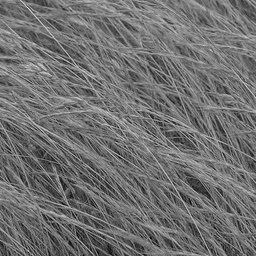
#> input picture RWTH CV Exercises/exercise-1-solution/grass.jpg, 256 x 256 px
$ jupyter execute 02_fourier.ipynb   (shell and % lines are left out)
#> lines starting #> are read from the running program, lines starting #| are printed output that depends on the picture
# Fourier transform

In this part, we look at the effect of filtering in Fourier space.

This gives us a different way of looking at images and yields deeper insights to what is going on when we apply a filter or downsample an image.

[cell 1]
import matplotlib as mpl
import matplotlib.pyplot as plt
import scipy.signal
import numpy as np
from scipy import ndimage
#import cv2
import sys
import math
#import cv2
ros_path = '/opt/ros/kinetic/lib/python2.7/dist-packages'

if ros_path in sys.path:

    sys.path.remove(ros_path)

import cv2

sys.path.append('/opt/ros/kinetic/lib/python2.7/dist-packages')

## Some convenience functions

[cell 2]
def imread_gray(filename):
    """Read grayscale image from our data directory."""
#> called with filename = 'grass.jpg'
    return cv2.imread(filename, cv2.IMREAD_GRAYSCALE).astype(np.float32)
#> returned value: shape (256, 256) float32; min 6, max 224, mean 112.4
#> call 2 of imread_gray, with filename = 'zebras.jpg'
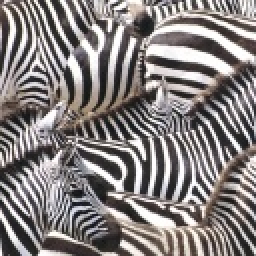
#> input picture RWTH CV Exercises/exercise-1-solution/zebras.jpg, 128 x 128 px (shown 2 times larger)

def convolve_with_two(image, kernel1, kernel2):
    """Apply two filters, one after the other."""
    image = ndimage.convolve(image, kernel1, mode='wrap')
    image = ndimage.convolve(image, kernel2, mode='wrap')
    return image

def fourier_spectrum(im):
    normalized_im = im / np.sum(im)
    f = np.fft.fft2(normalized_im)
    return np.fft.fftshift(f)

def log_magnitude_spectrum(im):
    return np.log(np.abs(fourier_spectrum(im))+1e-8)

def plot_with_spectra(images, titles):
    """Plots a list of images in the first column and the logarithm of their
    magnitude spectrum in the second column."""

    assert len(images) == len(titles)
    n_cols = 2
    n_rows = len(images)
#> n_rows = 3
    fig, axes = plt.subplots(
        n_rows, 2, figsize=(n_cols * 4, n_rows * 4),
        squeeze=False)

    spectra = [log_magnitude_spectrum(im) for im in images]
#> spectra = 3 items

    lower = min(np.percentile(s, 0.1) for s in spectra)
#> lower = -15.65
    upper = min(np.percentile(s, 99.999) for s in spectra)
#> upper = -2.53
    normalizer = mpl.colors.Normalize(vmin=lower, vmax=upper)

    for ax, image, spectrum, title in zip(axes, images, spectra, titles):
        ax[0].imshow(image, cmap='gray')
        ax[0].set_title(title)
        ax[0].set_axis_off()
        c = ax[1].imshow(spectrum, norm=normalizer, cmap='viridis')
        ax[1].set_title('Log magnitude spectrum')
        ax[1].set_axis_off()
#> this loop made 3 passes
#> title on passes 1 to 3: 'Grass image', 'Zebra image', 'Pattern image'

    fig.tight_layout()

def generate_pattern():
    x = np.linspace(0, 1, 256, endpoint=False)
    y = np.sin(x**2 * 16 * np.pi)
    return np.outer(y,y)/2+0.5

im_grass = imread_gray('grass.jpg')
im_zebras = imread_gray('zebras.jpg')
im_pattern = generate_pattern()

## Plotting demo
This is how you can load example images and plot the logarithm of its magnitude spectrum.

Low frequencies appear near the center and higher frequencies towards the outside.

Greener (lighter) colors mean higher values. The color scale is consistent within the subplots of a single plot, but may differ in different plots.

[cell 3]
plot_with_spectra([im_grass, im_zebras, im_pattern], ['Grass image', 'Zebra image', 'Pattern image'])

## (a) Blurring

Consider one of the images (`im_grass` is a good choice).

### i)
Implement `filter_box(image, size)` that outputs the box-filtered version of `image`, using `convolve_with_two` (since the box filter is separable). The parameter `size` refers to the side length of the box filter.

### ii)
Implement `filter_gauss(image, kernel_factor, sigma)` using `convolve_with_two`. The parameter `kernel_factor` defines the half size of the kernel relative to sigma (our rule of thumb from the lecture was to set this as 3).

Plot the image and its blurred versions (with the box and the Gauss filter) along with their spectra using `plot_with_spectra()`.

Vary the size of the box filter. What do you observe? For the Gaussian, change sigma.  What happens if you increase or decrease the `kernel_factor` compared to our rule-of-thumb value 3?

[cell 4]
def gauss(x, sigma):
    return 1 / np.sqrt(2 * np.pi) / sigma * np.exp(- x**2 / 2 / sigma**2)

def filter_gauss(image, kernel_factor, sigma):
    kernel_halfwidth = int(kernel_factor * sigma)
    x = np.arange(-kernel_halfwidth, kernel_halfwidth + 1)[np.newaxis]
    G = gauss(x, sigma)
    return convolve_with_two(image, G, G.T)
#> in convolve_with_two, `image = ndimage.convolve(image, kernel2, mode='wrap')`:
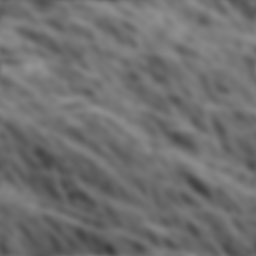
#> image: shape (256, 256) float32; min 59.45, max 148.5, mean 112.4

def filter_box(image, sigma):
    side = int(round(sigma * 12**0.5))
    B = np.full([1, side], 1/side)
    return convolve_with_two(image, B, B.T)

sigma = 3
im = im_grass
gauss_filtered = filter_gauss(im, kernel_factor=6, sigma=sigma)
box_filtered = filter_box(im, sigma=sigma)
plot_with_spectra(
    [im, box_filtered, gauss_filtered],
    ['Image', 'Box filtered', 'Gauss filtered'])
#> the loop in plot_with_spectra (call 2), `for ax, image, spectrum, title in zip(axes, images, spectra, titles):` made 3 passes
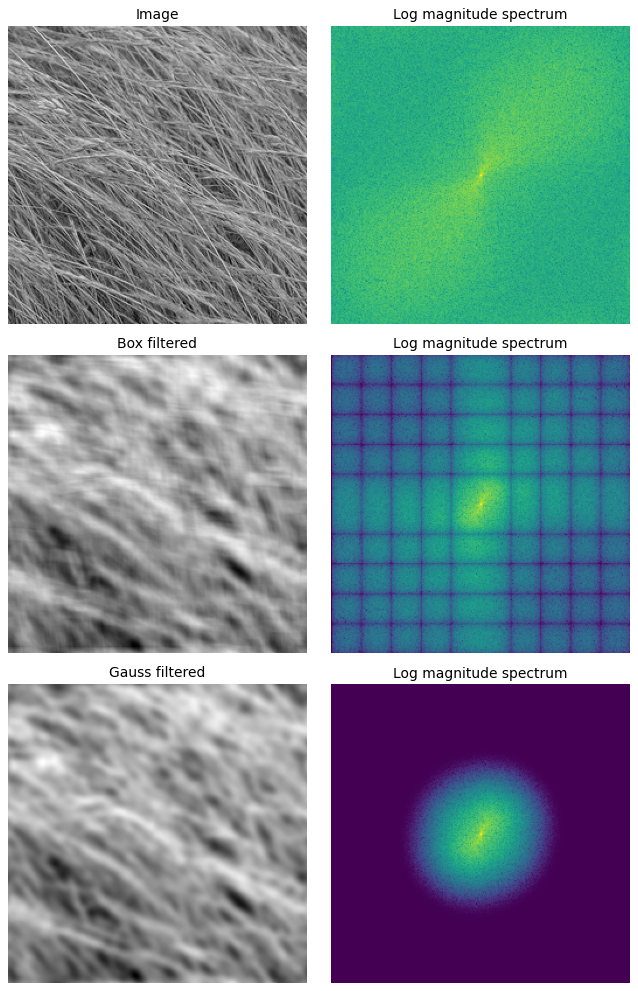
#> figure drawn by matplotlib, 6 panels

## (b) Sampling and aliasing

### i)

Implement a function `sample_with_gaps(image, period)`, where `period` is an integer and defines the distance between two sampled points in pixels. The output should have the same size as `image` but have zeros everywhere except at the sampled points, where it should be equal to `image`. For example if `period=2` then every second row and every second column of the image should be zero in the output.

Using `sample_with_gaps`, sample the `im_zebras` image with a period of 2 pixels and plot the original and sampled images along with their spectra.

### ii)
Consider the image `im_pattern` and sample it with a period of 4, 8 and 16 and plot the resulting spectra. What happens as you increase the sampling period?
Now apply **Gaussian blurring** before sampling, with different sigma values. Approximately what sigma do you need for avoiding artifacts when `period=16`?

### iii)
Implement `sample_without_gaps(image, period)`, which is like `sample_with_gaps` but the output does not contain gaps (rows and columns of zeros) and therefore the output size is smaller. What effect do you see in the resulting magnitude spectrum, compared to `sample_with_gaps`?

[cell 5]
N=2
def sample_with_gaps(im, period):
#> called with period = 2
    out = np.zeros_like(im)
    out[::period, ::period] = im[::period, ::period]
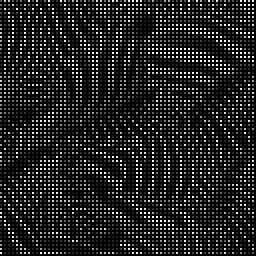
#> out: shape (128, 128) float32 (shown 2 times larger); min 0, max 255, mean 32.4
    return out

def sample_without_gaps(im, period):
#> called with period = 2
    return im[::period, ::period]
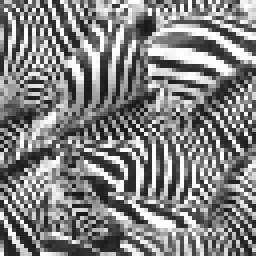
#> returned value: shape (64, 64) float32 (shown 4 times larger); min 17, max 255, mean 129.8

im = im_zebras
sampled_gaps = sample_with_gaps(im, N)
sampled = sample_without_gaps(im, N)

blurred = filter_gauss(im, kernel_factor=3, sigma=1)
#> in convolve_with_two (call 3), `image = ndimage.convolve(image, kernel2, mode='wrap')`:
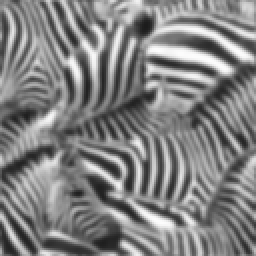
#> image: shape (128, 128) float32 (shown 2 times larger); min 28.5, max 253, mean 129.7
blurred_and_sampled_gaps = sample_with_gaps(blurred, N)
#> call 2 of sample_with_gaps, with period = 2
#> in sample_with_gaps (call 2), `out[::period, ::period] = im[::period, ::period]`:
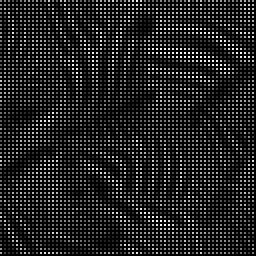
#> out: shape (128, 128) float32 (shown 2 times larger); min 0, max 252.8, mean 32.4
blurred_and_sampled = sample_without_gaps(blurred, N)
#> call 2 of sample_without_gaps, with period = 2
#> in sample_without_gaps (call 2), `return im[::period, ::period]`:
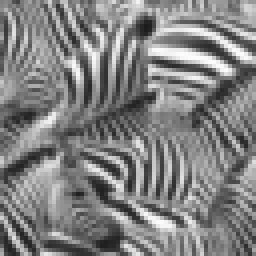
#> returned value: shape (64, 64) float32 (shown 4 times larger); min 28.66, max 252.8, mean 129.7

plot_with_spectra(
    [im, sampled_gaps, sampled, blurred, blurred_and_sampled_gaps, blurred_and_sampled],
    ['Original', 'Sampled (w/ gaps)', 'Sampled', 'Gauss blurred', 'Blurred and s. (w/ gaps)', 'Blurred and s.'])
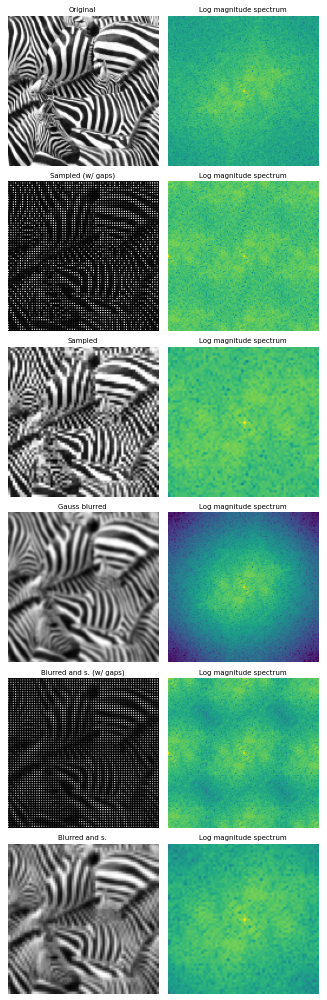
#> figure drawn by matplotlib, 12 panels

[cell 6]
N=16
image = im_pattern
downsampled_gaps = sample_with_gaps(im_pattern, N)
downsampled = sample_without_gaps(im_pattern, N)

blurred = filter_gauss(image, kernel_factor=6, sigma=8)
blurred_and_downsampled_gaps = sample_with_gaps(blurred, N)
blurred_and_downsampled = sample_without_gaps(blurred, N)

plot_with_spectra(
    [im_pattern, downsampled_gaps, downsampled, blurred, blurred_and_downsampled_gaps, blurred_and_downsampled],
    ['Original', 'Downsampled (w/ gaps)', 'Downsampled (no gaps)', 'Gauss blurred', 'Blurred and ds. (w/ gaps)', 'Blurred and downs. (no gaps)'])
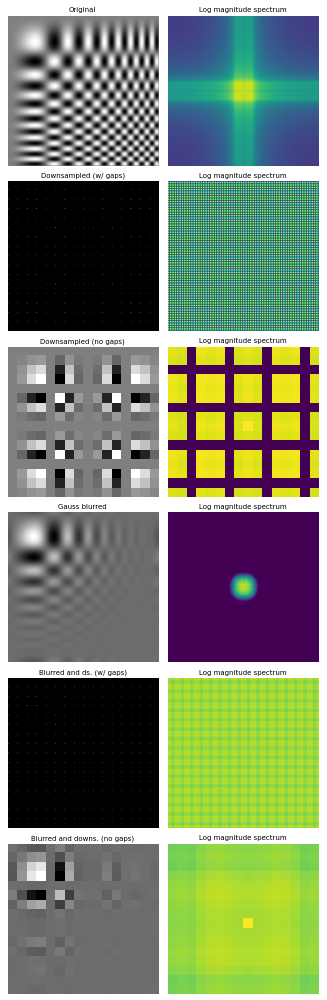
#> figure drawn by matplotlib, 12 panels
